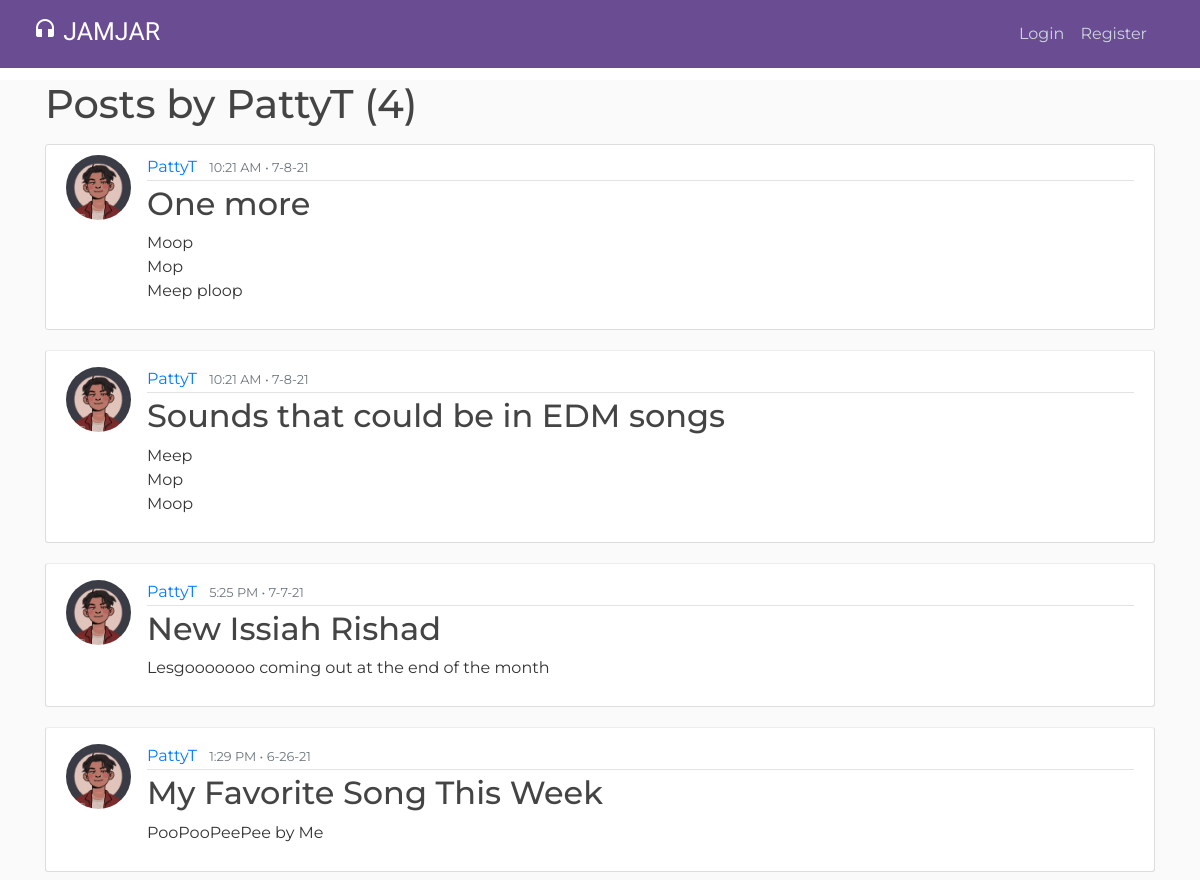
The page /user/PattyT/ on the database its author committed.
### blog/models.py (models this page shows, shortened)
class Post(models.Model):
    title = models.CharField(max_length = 100)
    content = models.TextField()
    date_posted = models.DateTimeField(default=timezone.now)
    author = models.ForeignKey(User, on_delete = models.CASCADE)
    likes = models.IntegerField(default=0)

### users/models.py (models this page shows, shortened)
class Profile(models.Model):
    user = models.OneToOneField(User, on_delete=models.CASCADE)
    image = models.ImageField(default='default.jpg', upload_to='profile_pics')
    location = models.CharField(max_length=50, null=True, blank=True)
    bio = models.TextField(max_length=150, null=True, blank=True)

### blog/views.py (the view)
# urls.py: path('user/<str:username>/', UserListView.as_view(), name = 'user-posts'),
class UserListView(ListView):
    model = Post
    template_name = 'blog/user_posts.html'
    context_object_name = 'posts'
    paginate_by = 5
    def get_queryset(self):
        user = get_object_or_404(User, username=self.kwargs.get('username'))
        return Post.objects.filter(author=user).order_by('-date_posted')

### dm/views.py (called while the page is built)
def checkDms(request):
	dms_count = 0
	if request.user.is_authenticated:
		dms_count = Message.objects.filter(user=request.user, is_read=False).count()
	return {'dms_count':dms_count}

### blog/templates/blog/user_posts.html (shortened to what this page needs)
{% extends "blog/base.html" %}
{% block content %}
    <h1 class = "mb-3">Posts by {{ view.kwargs.username }} ({{ page_obj.paginator.count }})</h1>
    {% for post in posts %}
        <article class="media content-section">
            <img class = "rounded-circle article-img" src = "{{ post.author.profile.image.url }}">
            <div class="media-body">
                <div class="article-metadata">
                    <a class="mr-2" href="{% url 'user-posts' post.author.username %}">{{ post.author }}</a>
                    <small class="text-muted">{{ post.date_posted|date:"g:i A • n-j-y" }}</small>
                </div>
                <h2><a class="article-title" href="{% url 'post-detail' post.id %}">{{ post.title }}</a></h2>
                <p class="article-content">{{ post.content }}</p>
            </div>
        </article>
    {% endfor %}
{% endblock content %}

### blog/static/blog/main.css (style rules this page uses)
body { background: #fafafa; color: #333333; margin-top: 5rem; font-family: 'Montserrat', sans-serif }
h1, h2, h3, h4, h5, h6 { color: #444444; }
.content-section { background: #ffffff; padding: 10px 20px; border: 1px solid #dddddd; border-radius: 3px; margin-bottom: 20px; }
.article-title { color: #444444; }
.article-content { white-space: pre-line; }
.article-img { height: 65px; width: 65px; margin-right: 16px; }
.article-metadata { padding-bottom: 1px; margin-bottom: 4px; border-bottom: 1px solid #e3e3e3 }

### rows shown on the page
Post: author.profile.image (picture), author "PattyT", date_posted "10:21 AM • 7-8-21", title "One more", content "Moop Mop Meep ploop"
Post: author.profile.image (picture), author "PattyT", date_posted "10:21 AM • 7-8-21", title "Sounds that could be in EDM songs", content "Meep Mop Moop"
Post: author.profile.image (picture), author "PattyT", date_posted "5:25 PM • 7-7-21", title "New Issiah Rishad", content "Lesgooooooo coming out at the end of the month"
Post: author.profile.image (picture), author "PattyT", date_posted "1:29 PM • 6-26-21", title "My Favorite Song This Week", content "PooPooPeePee by Me"

### other values the page prints
{{ view.kwargs.username }} "PattyT"
{{ page_obj.paginator.count }} "4"
